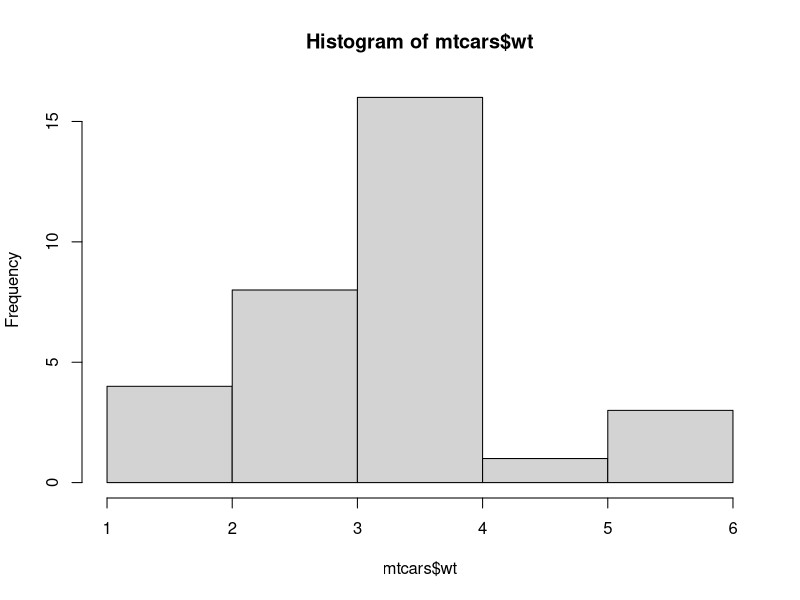
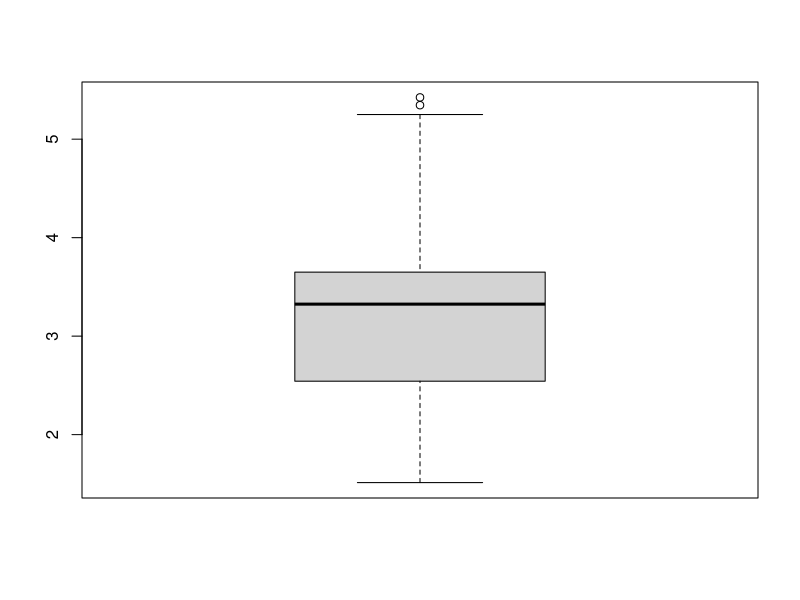

Source code (R) for these figures, in order:
#bring a table with table with absolute frequencies of cyl and am
table(mtcars$cyl, mtcars$am)

#make a histogram for the wt attribute with 5 bars showing
hist(mtcars$wt, breaks=5)

#make a boxplot for the attribute wt
boxplot(mtcars$wt)
 